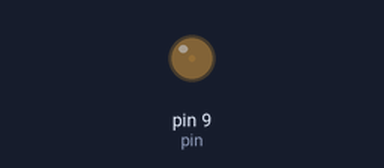
Recording of a sketch running on a simulated Arduino Uno, built with avr-gcc and run on an emulated ATmega328P. On the bench: output pins drawn as LEDs (lit = HIGH).

Above: at 0.05 s.
At 2.15 s:
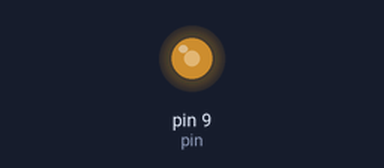
At 3.45 s:
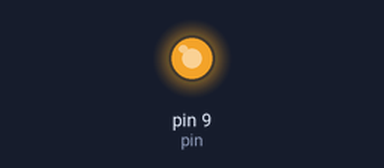
At 6.9 s:
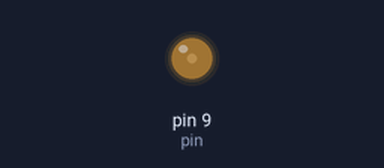
Timing chart, 0 to 10.8 s (numbered marks = the images above):
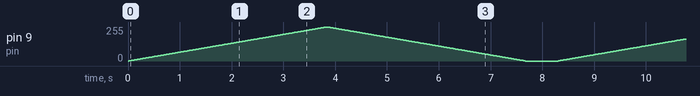

The sketch:

sketch_mar12a.ino
```cpp
int contador = 0;
int pin = 9;
void setup() {
  // put your setup code here, to run once:

}

void loop() {
  for(contador = 0; contador <= 255; contador ++){
  analogWrite(pin, contador);
  delay(15);
  }
  for(contador = 255; contador >= 0; contador --){
  analogWrite(pin, contador);
  delay(15);
  }
  delay(600);
}
```
